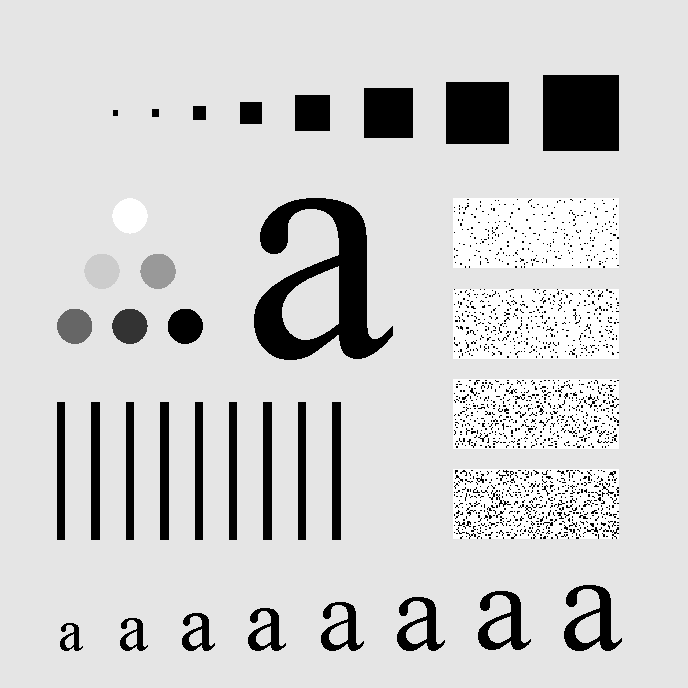
%> input picture example/Ch4/Fig0441(a)(characters_test_pattern).tif, 688 x 688 px
$ octave main.m   (GNU Octave 9; MATLAB toolbox functions it lacks are replaced by stand-ins)
%> lines starting %> are read from the running program, lines starting %| are printed output that depends on the picture
### Ch4/Ch4.8.Image Smoothing Using Lowpass Frequency Domain Filters/IdealLowPassMaskGenerator.m
function [mask] = IdealLowPassMaskGenerator(imageSize, D0)
%IdealMaskGenerator : 이상적 저역 주파수 필터링을 위한 마스크를 생성하는 함수
%   Input
%       1. inputSize : 입력 영상의 크기 -> 마스크 영상의 크기를 정하기 위한 입력 파라미터
%       2. D0 : 대역 차단을 시킬 최대 범위
%   Output : 이상적 저역 주파수 필터링을 위한 마스크

width = imageSize(1);
height = imageSize(2);
mask = zeros(width, height);

for i = 1 : width
    for j = 1 : height
        D = sqrt((i - width/2)^2+(j - height/2)^2);
        if D < D0
            mask(i, j) = 1;
        end
    end
end
end

### Ch4/Ch4.9.Image Sharpening Using High Pass Filters/HPF.m
function [reject_image] = HPF(image,D0,type,n)
%UNTITLED7 이 함수의 요약 설명 위치
%   자세한 설명 위치
if type=="ideal"
    mask = IdealHighPassMaskGenerator(size(image),D0);
elseif type=="butterworth"
    mask = ButterworthHighPassMaskGenerator(size(image), D0, n);
elseif type == "gaussian"
    mask = GaussianHighPassMaskGenerator(size(image), D0);
end
image_fft = fftshift(fft2(double(image)));
reject_image_fft = image_fft .* mask;
reject_image = uint8(real(ifft2(ifftshift(reject_image_fft))));

end

### Ch4/Ch4.8.Image Smoothing Using Lowpass Frequency Domain Filters/ButterworthLowPassMaskGenerator.m
function [mask] = ButterworthLowPassMaskGenerator(imageSize,D0,n)
%ButterworthMaskGenerator : Butterworth 저역 주파수 필터링을 위한 마스크를 생성하는 함수
%   Input
%       1. inputSize : 입력 영상의 크기 -> 마스크 영상의 크기를 정하기 위한 입력 파라미터
%       2. D0 : 최대 마스크 값의 50%가 되는 지점
%       3. n : Butterworth 마스크의 차수
%   Output : Butterworth 저역 주파수 필터링을 위한 마스크

width = imageSize(1);
height = imageSize(2);
mask = zeros(width, height);

for i=1:width
    for j=1:height
        D = sqrt((i - (width/2))^2+(j - (height/2))^2);
        denominator = 1 + (D / D0)^(2*n);
        mask(i, j) = 1/denominator;
    end
end
end

### Ch4/Ch4.9.Image Sharpening Using High Pass Filters/ButterworthHighPassMaskGenerator.m
function [HighPassFilter] = ButterworthHighPassMaskGenerator(imageSize,D0,n)

LowPassFilter = ButterworthLowPassMaskGenerator(imageSize, D0, n);
HighPassFilter = 1 - LowPassFilter;
end

### Ch4/Ch4.9.Image Sharpening Using High Pass Filters/IdealHighPassMaskGenerator.m
function [HighPassFilter] = IdealHighPassMaskGenerator(imageSize,D0)

LowPassFilter = IdealLowPassMaskGenerator(imageSize, D0);
HighPassFilter = 1 - LowPassFilter;
end

### Ch4/Ch4.9.Image Sharpening Using High Pass Filters/main.m
clc, clear, close all

if ~exist('result', 'dir')
    mkdir('result')
end

I = imread('../../example/Ch4/Fig0441(a)(characters_test_pattern).tif');
%> I is the input picture: size 688x688 uint8; min 0, max 255, mean 207.3

D0s = [10, 30, 60, 160, 460, 500, 550, 600];

% High Pass Filtering 구현
figure(1);
subplot('Position',[0 2/3 1/3 1/3]); imshow(I);

for i = 1:length(D0s)
    D0 = D0s(i);
    reject_image = HPF(I, D0,"ideal",1);
    subplot('Position',[(mod(i,3))/3 1-(ceil((i+1)/3))/3 1/3 1/3]); imshow(reject_image);
end
%> this loop made 8 passes
%> pass 1, in HPF, `reject_image = uint8(real(ifft2(ifftshift(reject_image_fft))));`:
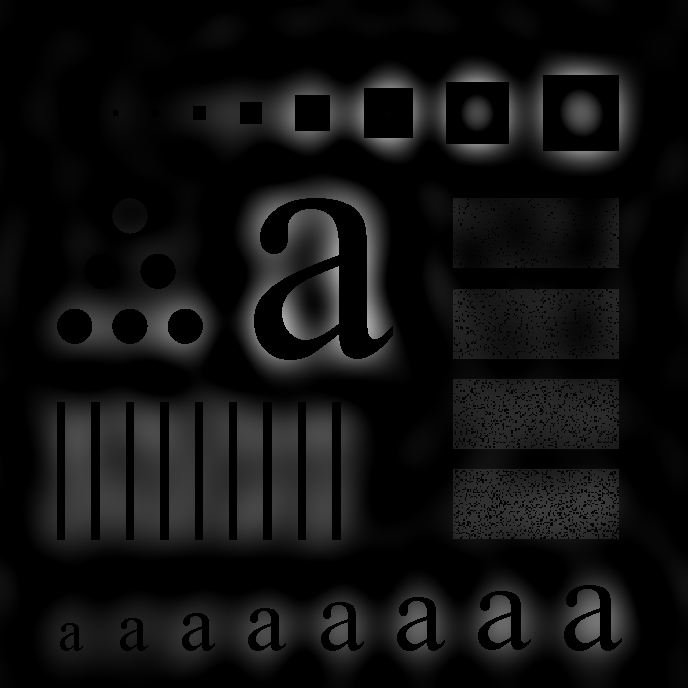
%> reject_image: size 688x688 uint8; min 0, max 171, mean 15.9
%> pass 2, in HPF (call 2), `reject_image = uint8(real(ifft2(ifftshift(reject_image_fft))));`:
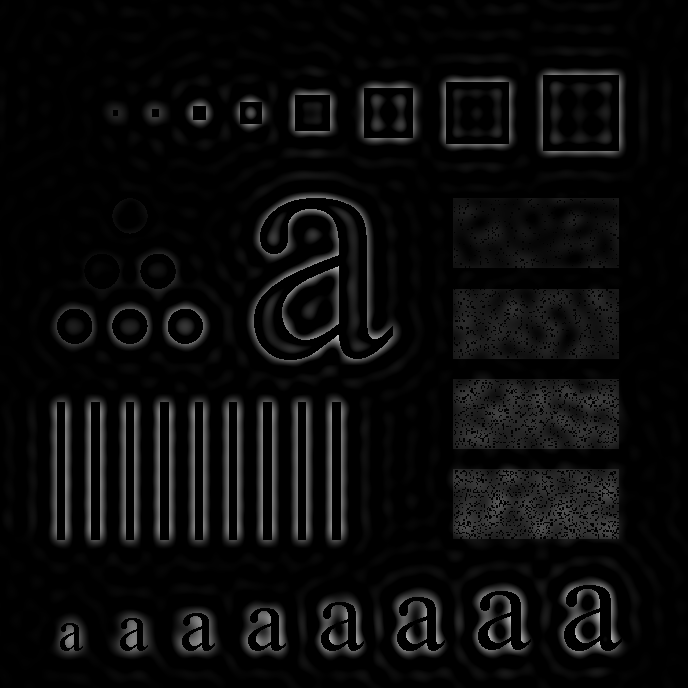
%> reject_image: size 688x688 uint8; min 0, max 192, mean 10.6
%> pass 3, in HPF (call 3), `reject_image = uint8(real(ifft2(ifftshift(reject_image_fft))));`:
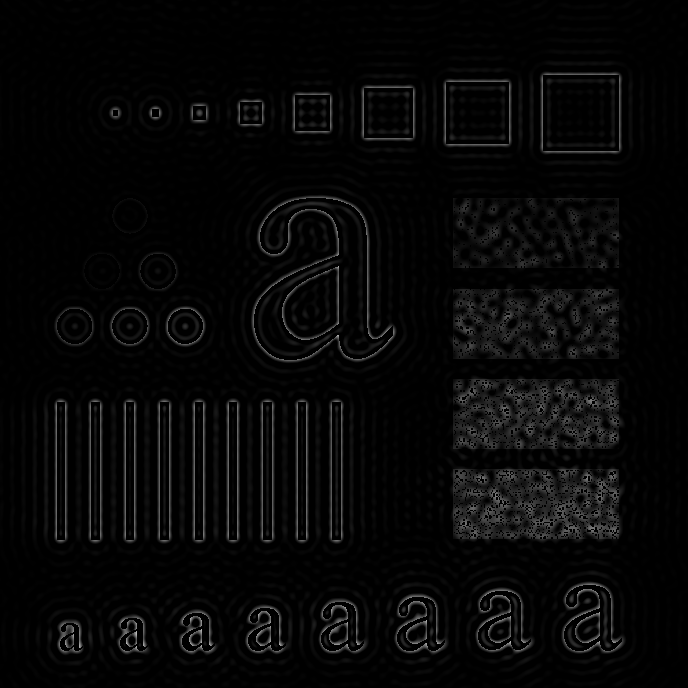
%> reject_image: size 688x688 uint8; min 0, max 186, mean 7
p = get(gcf,'Position');
k = [size(I,2) size(I,1)]/(size(I,2)+size(I,1));
%> k = [0.5 0.5]
set(gcf,'Position',[p(1) p(2) (p(3)+p(4)).*k]) %// adjust figure x and y size
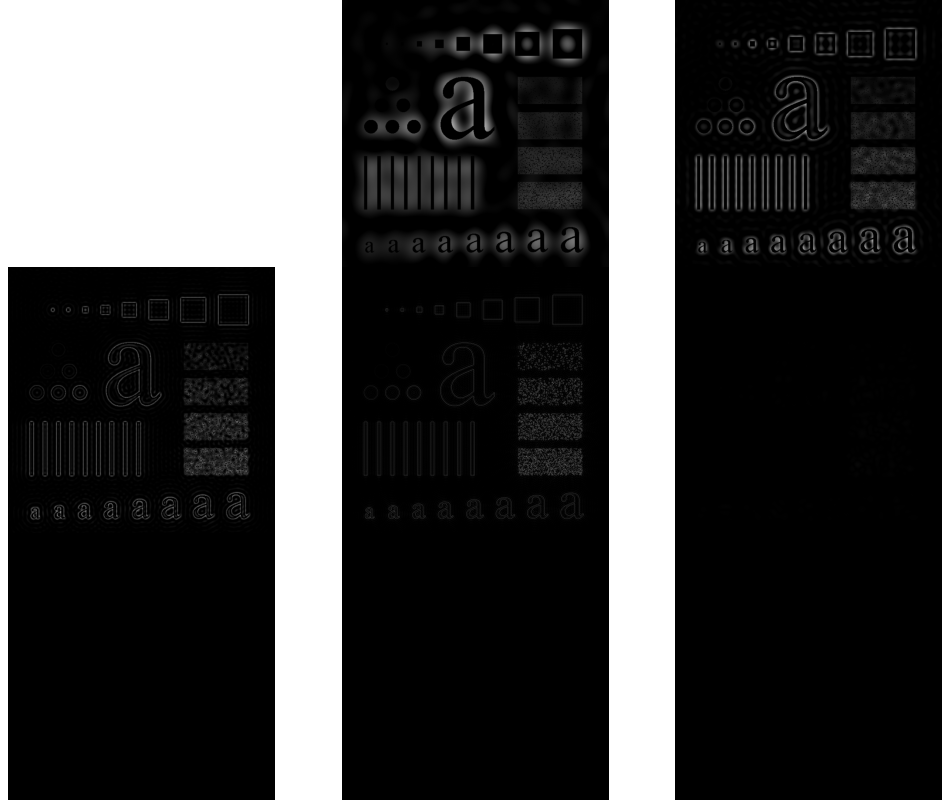
%> figure redrawn from the program's plot data, 8 panels
saveas(gcf, './result/IHPF.png');

figure(2);
subplot('Position',[0 2/3 1/3 1/3]); imshow(I);

for i = 1:length(D0s)
    D0 = D0s(i);
%> (the run ends here)
